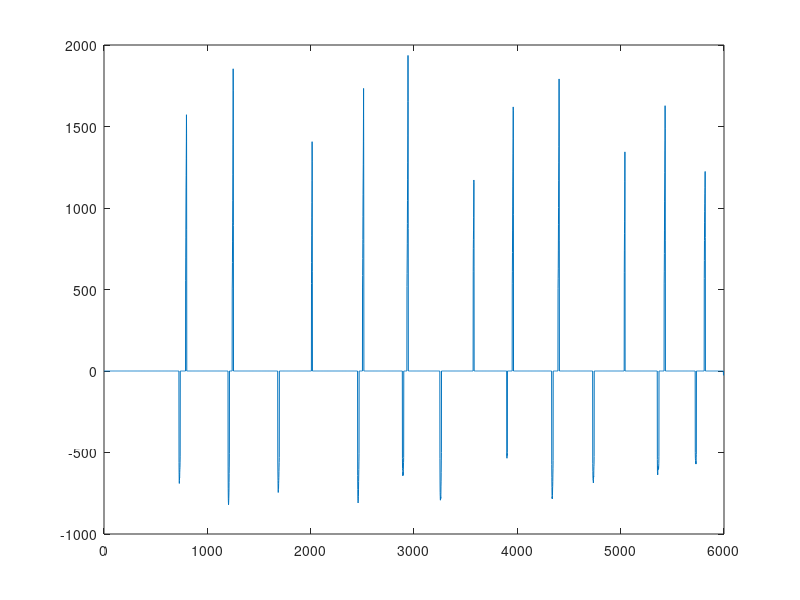

This chart was generated by the following MATLAB code:
m = dlmread("test_data.txt", ",", [6 0 6000 5]);
m(:, 1:5);
l = size(m);
p = l(1)
newLinspace = linspace(1, p, p);
index = newLinspace'; 
newTable = horzcat(index,m);
x = newTable(:, 1)';
y = newTable(:, 5)';

i = 1;
while (i < p)
  if (y(i) <= 500 && y(i)  > 0)
    y(i) = 0;
  endif
  if (y(i) >= -500 && y(i)  < 0)
    y(i) = 0;
  endif
  i = i+1;
endwhile
csvwrite('cleanData.csv', newTable);
plot(x,y);